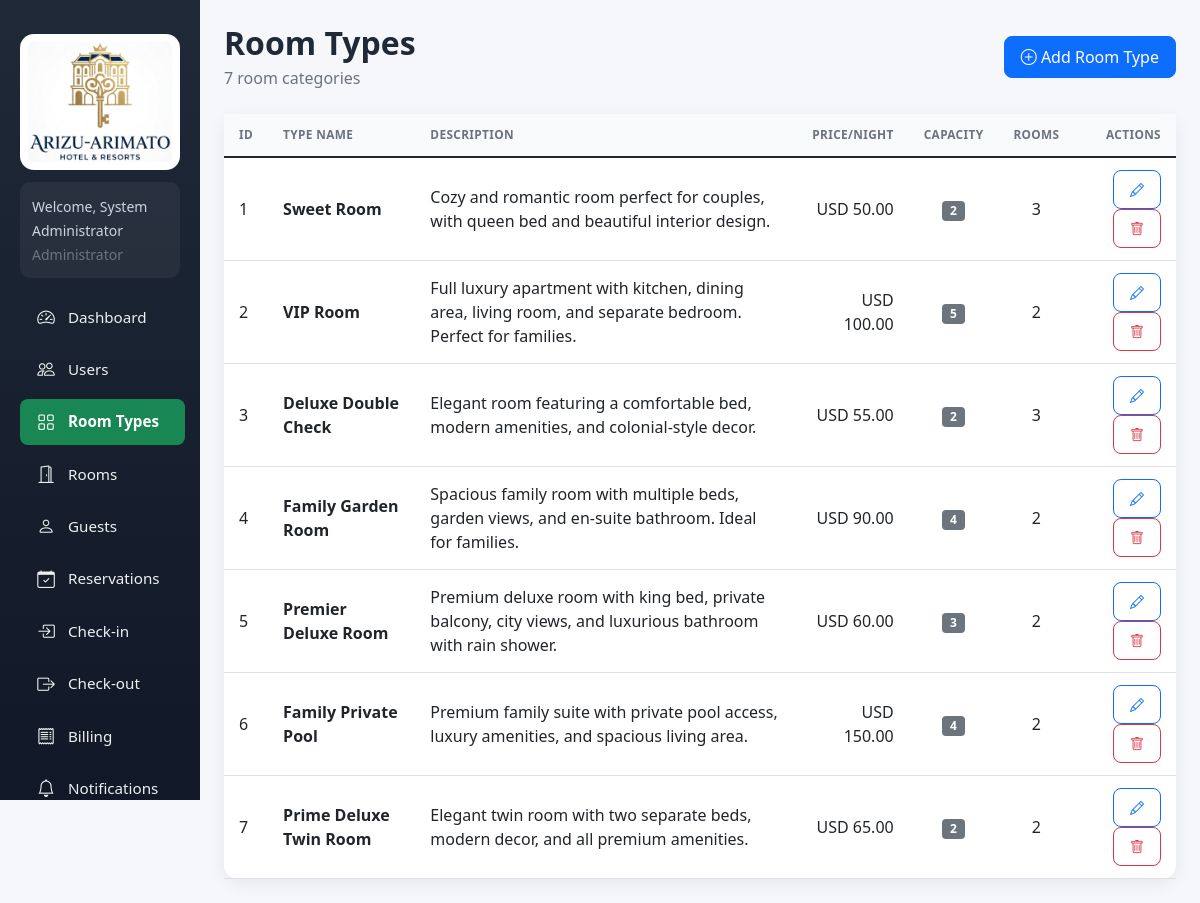
The app's page /index.php?r=room_types/index (signed in) with its own data.
### tables this page shows
CREATE TABLE IF NOT EXISTS `room_types` (
  `id` INT(11) NOT NULL AUTO_INCREMENT,
  `type_name` VARCHAR(50) NOT NULL,
  `description` TEXT,
  `price_per_night` DECIMAL(10,2) NOT NULL,
  `capacity` INT(11) NOT NULL,
  `created_at` TIMESTAMP NOT NULL DEFAULT CURRENT_TIMESTAMP,
  PRIMARY KEY (`id`)
);

### Core/Controller.php (called while the page is built, shortened)
<?php
abstract class Controller
{
    protected function view($view, array $data = [], $active = '', $pageTitle = '')
    {
        extract($data);
        require __DIR__ . '/../Views/layout/header.php';
        require __DIR__ . '/../Views/' . $view . '.php';
        require __DIR__ . '/../Views/layout/footer.php';
    }
}

### Controllers/RoomTypeController.php (called while the page is built, shortened)
<?php
class RoomTypeController extends Controller
{
    public function __construct()
    {
        $this->model = new RoomType();
    }
    public function indexAction()
    {
        $roomTypes = $this->model->all();
        $this->view('room_types/index', [
            'roomTypes' => $roomTypes,
            'message'   => $this->message ?? '',
            'error'     => $this->error ?? '',
        ], 'room_types', 'Room Types');
    }
}

### Core/Router.php (called while the page is built, shortened)
<?php
class Router
{
    public function dispatch($route)
    {
        $route = trim($route, '/');
        $parts = explode('/', $route);
        $action = isset($parts[1]) && $parts[1] !== '' ? $parts[1] : 'index';
        $method = $action . 'Action';
        $instance = new $class();
        $instance->$method();
    }
}

### index.php (called while the page is built, shortened)
<?php
require __DIR__ . '/bootstrap.php';
$route = isset($_GET['r']) ? $_GET['r'] : '';
$router = new Router();
$router->dispatch($route);

### config.php (called while the page is built, shortened)
<?php
function getDB() {
    static $conn = null;
    if ($conn !== null) return $conn;
    try {
        $conn = new PDO("mysql:host=" . DB_HOST . ";dbname=" . DB_NAME . ";charset=utf8mb4", DB_USER, DB_PASS);
        $conn->setAttribute(PDO::ATTR_ERRMODE, PDO::ERRMODE_EXCEPTION);
        $conn->setAttribute(PDO::ATTR_DEFAULT_FETCH_MODE, PDO::FETCH_ASSOC);
        return $conn;
    } catch(PDOException $e) {
        die("Database connection failed. Please run setup first: <a href='index.php?r=setup/index'>Install</a><br>Error: " . $e->getMessage());
    }
}
function isLoggedIn() {
    return isset($_SESSION['user_id']);
}
function hasRole($roles) {
    return in_array($_SESSION['user_role'], $roles);
}
function formatCurrency($amount) {
    $settings = getSystemSettings();
    $currency = $settings['currency'] ?? 'USD';
    return $currency . ' ' . number_format($amount, 2);
}
function getSystemSettings() {
    static $settings = null;
    if ($settings !== null) return $settings;
    try {
        $db = getDB();
        $stmt = $db->query("SELECT setting_key, setting_value FROM system_settings");
        $settings = [];
        while ($row = $stmt->fetch(PDO::FETCH_ASSOC)) {
            $settings[$row['setting_key']] = $row['setting_value'];
        }
    } catch (Exception $e) {
        $settings = ['currency' => 'USD', 'hotel_name' => 'Hotel Management System'];
    }
    return $settings;
}

### bootstrap.php (called while the page is built, shortened)
<?php
require_once __DIR__ . '/config.php';
spl_autoload_register(function ($class) {
    $prefix = 'App\\';
    $relative = substr($class, strlen($prefix));
    $file = __DIR__ . '/' . str_replace('\\', '/', $relative) . '.php';
});

### Core/Model.php (called while the page is built, shortened)
<?php
abstract class Model
{
    public function __construct()
    {
        $this->db = getDB();
    }
}

### Models/RoomType.php (called while the page is built, shortened)
<?php
class RoomType extends Model
{
    public function all()
    {
        return $this->db->query(
            "SELECT rt.*,
                    (SELECT COUNT(*) FROM rooms r WHERE r.room_type_id = rt.id) AS room_count
             FROM room_types rt
             ORDER BY rt.id"
        )->fetchAll(PDO::FETCH_ASSOC);
    }
}

### Views/room_types/index.php (the view, shortened to what this page needs)
<div class="d-flex justify-content-between align-items-center mb-4">
    <div>
        <h2 class="page-title mb-1">Room Types</h2>
        <p class="page-subtitle mb-0"><?php echo count($roomTypes); ?> room categories</p>
    </div>
    <button class="btn btn-primary" data-bs-toggle="modal" data-bs-target="#addTypeModal">
        <i class="bi bi-plus-circle"></i> Add Room Type
    </button>
</div>
<div class="card">
    <div class="card-body p-0">
        <div class="table-responsive">
            <table class="table table-hover align-middle mb-0">
                <thead>
                    <tr>
                        <th>ID</th>
                        <th>Type Name</th>
                        <th>Description</th>
                        <th class="text-end">Price/Night</th>
                        <th class="text-center">Capacity</th>
                        <th class="text-center">Rooms</th>
                        <th class="text-end">Actions</th>
                    </tr>
                </thead>
                <tbody>
                <?php foreach ($roomTypes as $t): ?>
                    <tr>
                        <td><?php echo (int)$t['id']; ?></td>
                        <td><strong><?php echo htmlspecialchars($t['type_name']); ?></strong></td>
                        <td><?php echo htmlspecialchars($t['description'] ?? '—'); ?></td>
                        <td class="text-end"><?php echo formatCurrency($t['price_per_night']); ?></td>
                        <td class="text-center"><span class="badge bg-secondary"><?php echo (int)$t['capacity']; ?></span></td>
                        <td class="text-center"><?php echo (int)$t['room_count']; ?></td>
                        <td class="text-end">
                            <button class="btn btn-sm btn-outline-primary" onclick="editType(<?php echo (int)$t['id']; ?>)"><i class="bi bi-pencil"></i></button>
                            <form method="POST" style="display:inline" onsubmit="return confirm('Delete this room type?')">
                                <button class="btn btn-sm btn-outline-danger"><i class="bi bi-trash"></i></button>
                            </form>
                        </td>
                    </tr>
                <?php endforeach; ?>
                </tbody>
            </table>
        </div>
    </div>
</div>

### Views/layout/header.php (shortened to what this page needs)
<?php
function navItem($key, $href, $icon, $label) {
    global $active;
    $cls = ($active === $key) ? ' active' : '';
    return "<a class=\"nav-link$cls\" href=\"$href\"><i class=\"bi $icon\"></i> $label</a>\n";
}
?>
<!DOCTYPE html>
<html lang="en">
<head>
    <link href="https://cdn.jsdelivr.net/npm/bootstrap@5.1.3/dist/css/bootstrap.min.css" rel="stylesheet">
    <link rel="stylesheet" href="https://cdn.jsdelivr.net/npm/bootstrap-icons@1.8.1/font/bootstrap-icons.css">
    <link rel="stylesheet" href="assets/css/style.css">
</head>
<body>
<div class="container-fluid">
    <div class="row">
        <div class="col-md-2 sidebar" id="sidebar">
            <a class="brand" href="index.php?r=dashboard/index">
                <img class="brand-logo" src="assets/img/logo-full.png" alt="Demo Hotel">
            </a>
            <div class="user-box">
                <small>Welcome, <?php echo htmlspecialchars($_SESSION['user_name'] ?? ''); ?></small><br>
                <small class="text-muted"><?php echo htmlspecialchars($_SESSION['user_role'] ?? ''); ?></small>
            </div>
            <nav class="nav flex-column">
                <?php echo navItem('dashboard', 'index.php?r=dashboard/index', 'bi-speedometer2', 'Dashboard'); ?>
                <?php if (hasRole(['Administrator'])): ?>
                    <?php echo navItem('users', 'index.php?r=users/index', 'bi-people', 'Users'); ?>
                <?php endif; ?>
                <?php if (hasRole(['Administrator', 'Receptionist', 'Manager'])): ?>
                    <?php echo navItem('room_types', 'index.php?r=room_types/index', 'bi-grid', 'Room Types'); ?>
                <?php endif; ?>
                <?php if (hasRole(['Administrator', 'Receptionist', 'Manager', 'Housekeeping Staff'])): ?>
                    <?php echo navItem('rooms', 'index.php?r=rooms/index', 'bi-door-open', 'Rooms'); ?>
                <?php endif; ?>
                <?php if (hasRole(['Administrator', 'Receptionist', 'Manager'])): ?>
                    <?php echo navItem('guests', 'index.php?r=guests/index', 'bi-person', 'Guests'); ?>
                <?php endif; ?>
                <?php if (hasRole(['Administrator', 'Receptionist', 'Manager'])): ?>
                    <?php echo navItem('reservations', 'index.php?r=reservations/index', 'bi-calendar-check', 'Reservations'); ?>
                <?php endif; ?>
                <?php if (hasRole(['Administrator', 'Receptionist', 'Manager'])): ?>
                    <?php echo navItem('checkin', 'index.php?r=checkin/index', 'bi-box-arrow-in-right', 'Check-in'); ?>
                <?php endif; ?>
                <?php if (hasRole(['Administrator', 'Receptionist', 'Manager'])): ?>
                    <?php echo navItem('checkout', 'index.php?r=checkout/index', 'bi-box-arrow-right', 'Check-out'); ?>
                <?php endif; ?>
                <?php if (hasRole(['Administrator', 'Accountant', 'Manager'])): ?>
                    <?php echo navItem('billing', 'index.php?r=billing/index', 'bi-receipt', 'Billing'); ?>
                <?php endif; ?>
                <?php echo navItem('notifications', 'index.php?r=notifications/index', 'bi-bell', 'Notifications'); ?>
            </nav>
        </div>
        <div class="col-md-10 main" id="mainContent">

### Views/layout/footer.php (shortened to what this page needs)
        </div>
    </div>
</div>
</body>
</html>

### assets/css/style.css (style rules this page uses)
:root { --sidebar-bg: linear-gradient(180deg, #1f2937, #111827); --primary: #198754; --primary-dark: #157347; --surface: #ffffff; --bg: #f5f7fb; --text: #1f2937; --muted: #6b7280; --border: #e5e7eb; --shadow: 0 4px 18px rgba(0, 0, 0, .07); --radius: 14px; --sidebar-width: 250px; }
* { box-sizing: border-box; }
body { background: var(--bg); color: var(--text); font-family: "Segoe UI", system-ui, -apple-system, sans-serif; margin: 0; overflow-x: hidden; }
.sidebar { min-height: 100vh; background: var(--sidebar-bg); padding: 20px; position: sticky; top: 0; height: 100vh; overflow-y: auto; z-index: 1050; transition: transform 0.3s ease; }
.sidebar .brand { color: #fff; font-size: 1.25rem; font-weight: 700; margin-bottom: 6px; display: flex; flex-direction: column; align-items: center; justify-content: center; gap: 8px; text-align: center; text-decoration: none; padding: 14px 0 6px; }
.sidebar .brand-logo { width: 100%; max-width: 165px; height: auto; object-fit: contain; border-radius: 14px; background: #fff; padding: 8px; margin: 0 auto; display: block; }
.sidebar .nav { margin-top: 16px; }
.sidebar .nav-link { color: #ecf0f1; margin-bottom: 6px; border-radius: 8px; padding: 10px 14px; transition: background .15s, color .15s; display: flex; align-items: center; gap: 10px; font-size: 0.95rem; }
.sidebar .nav-link.active { background: var(--primary); color: #fff; font-weight: 600; }
.sidebar .nav-link i { font-size: 1.1rem; width: 24px; text-align: center; }
.sidebar .user-box { color: #fff; margin-bottom: 8px; padding: 12px; background: rgba(255, 255, 255, .06); border-radius: 10px; }
.sidebar .user-box small { color: #cbd5e1; }
.main { padding: 24px; min-height: 100vh; }
.page-title { font-weight: 700; color: var(--text); margin-bottom: 5px; }
.page-subtitle { color: var(--muted); margin-bottom: 20px; }
.card { border: 0; border-radius: var(--radius); box-shadow: var(--shadow); }
.card-body { padding: 20px; }
.btn { border-radius: 8px; font-weight: 500; padding: 8px 16px; }
.table { min-width: 600px; }
.table thead th { text-transform: uppercase; font-size: .74rem; letter-spacing: .03em; color: var(--muted); border-bottom: 1px solid var(--border); white-space: nowrap; padding: 12px 15px; background: #f9fafb; }
.table td, .table th { vertical-align: middle; padding: 12px 15px; }

### records on screen
room_types: id "1", type_name "Sweet Room", description "Cozy and romantic room perfect for couples, with queen bed and beautiful interior design.", price_per_night "USD 50.00", capacity "2", room_count "3"
room_types: id "2", type_name "VIP Room", description "Full luxury apartment with kitchen, dining area, living room, and separate bedroom. Perfect for families.", price_per_night "USD 100.00", capacity "5", room_count "2"
room_types: id "3", type_name "Deluxe Double Check", description "Elegant room featuring a comfortable bed, modern amenities, and colonial-style decor.", price_per_night "USD 55.00", capacity "2", room_count "3"
room_types: id "4", type_name "Family Garden Room", description "Spacious family room with multiple beds, garden views, and en-suite bathroom. Ideal for families.", price_per_night "USD 90.00", capacity "4", room_count "2"
room_types: id "5", type_name "Premier Deluxe Room", description "Premium deluxe room with king bed, private balcony, city views, and luxurious bathroom with rain shower.", price_per_night "USD 60.00", capacity "3", room_count "2"
room_types: id "6", type_name "Family Private Pool", description "Premium family suite with private pool access, luxury amenities, and spacious living area.", price_per_night "USD 150.00", capacity "4", room_count "2"
room_types: id "7", type_name "Prime Deluxe Twin Room", description "Elegant twin room with two separate beds, modern decor, and all premium amenities.", price_per_night "USD 65.00", capacity "2", room_count "2"

### other values on screen
$_SESSION['user_name'] "System Administrator"
$_SESSION['user_role'] "Administrator"
$label "Dashboard Users Room Types Rooms Guests Reservations Check-in Check-out Billing Notifications"
count($roomTypes) "7"
